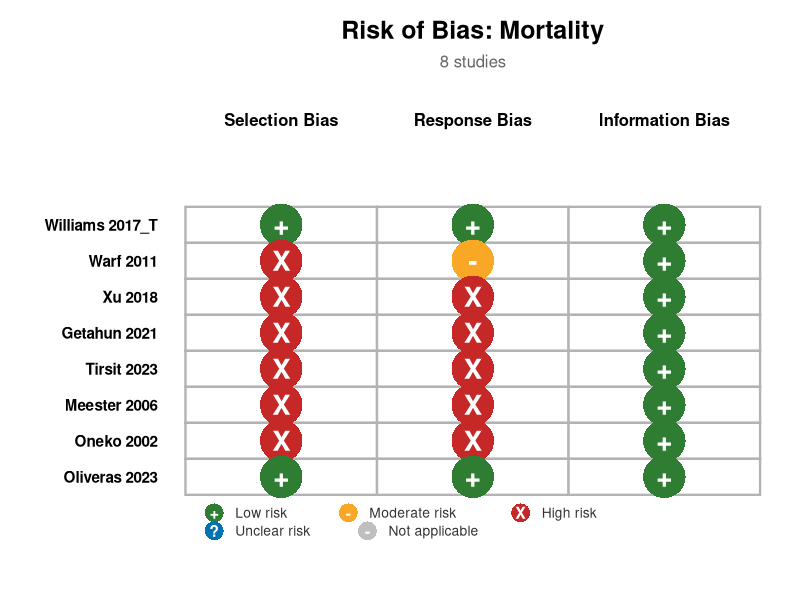
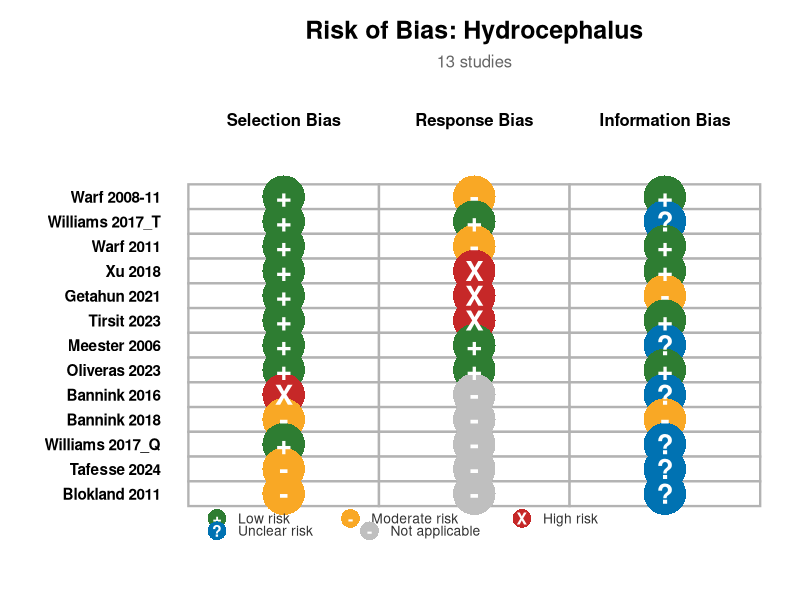
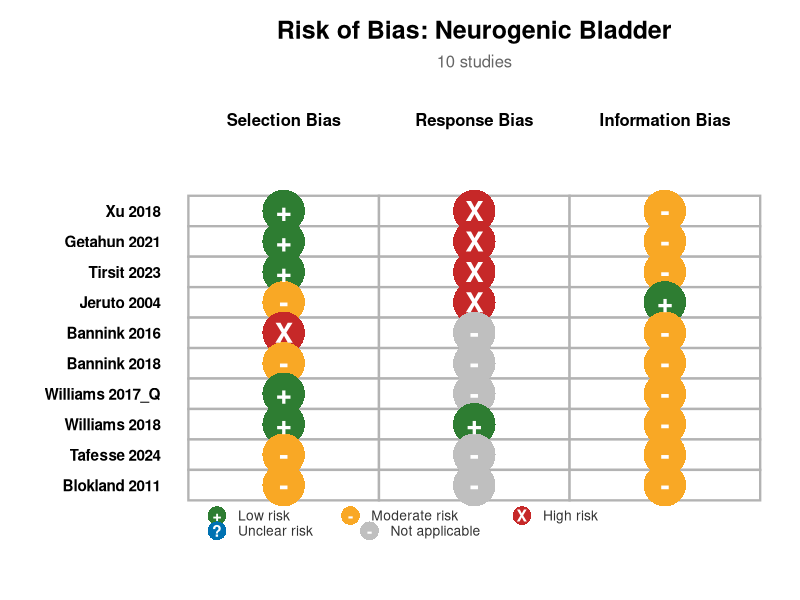
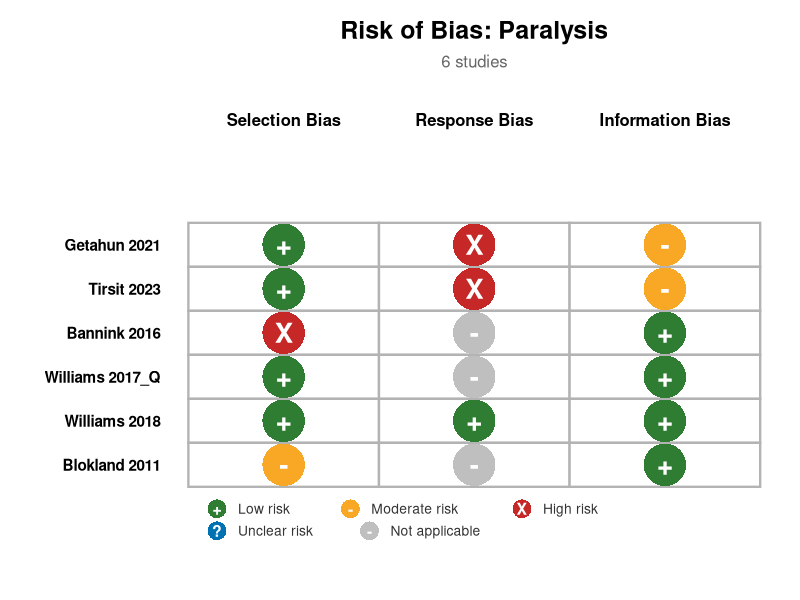
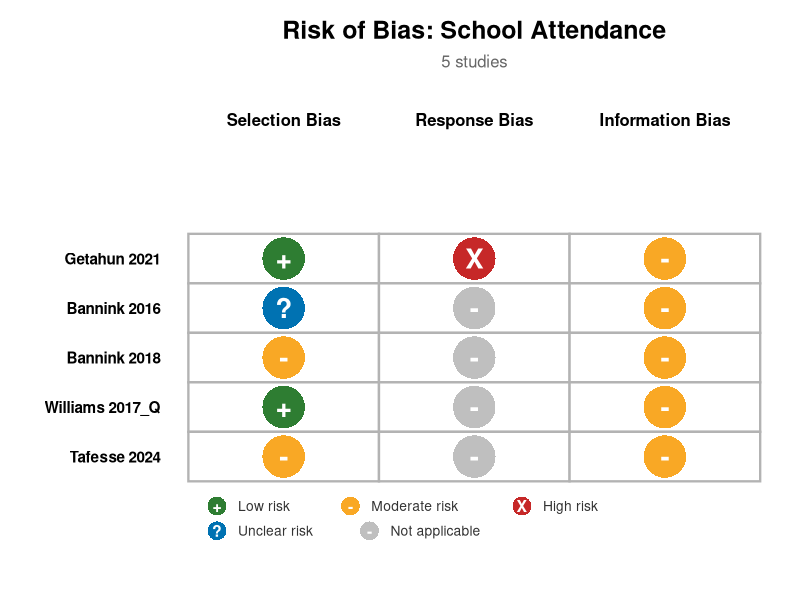
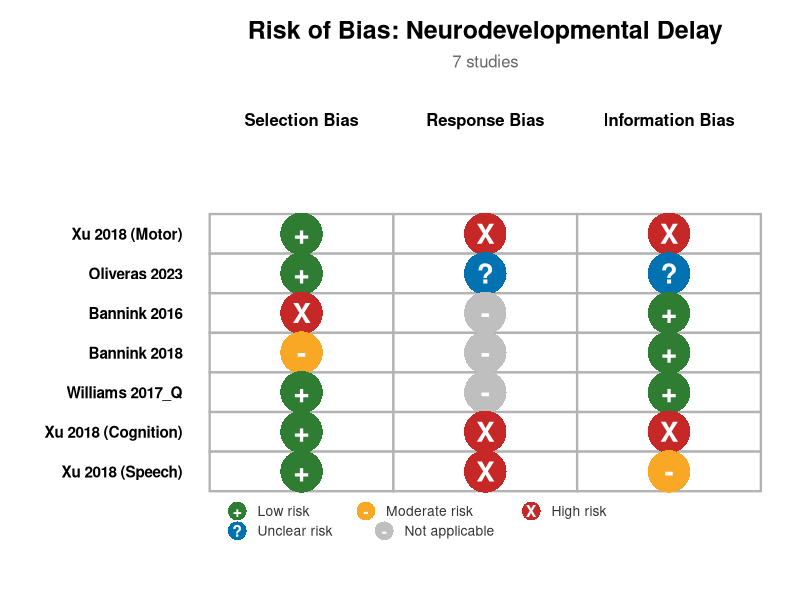
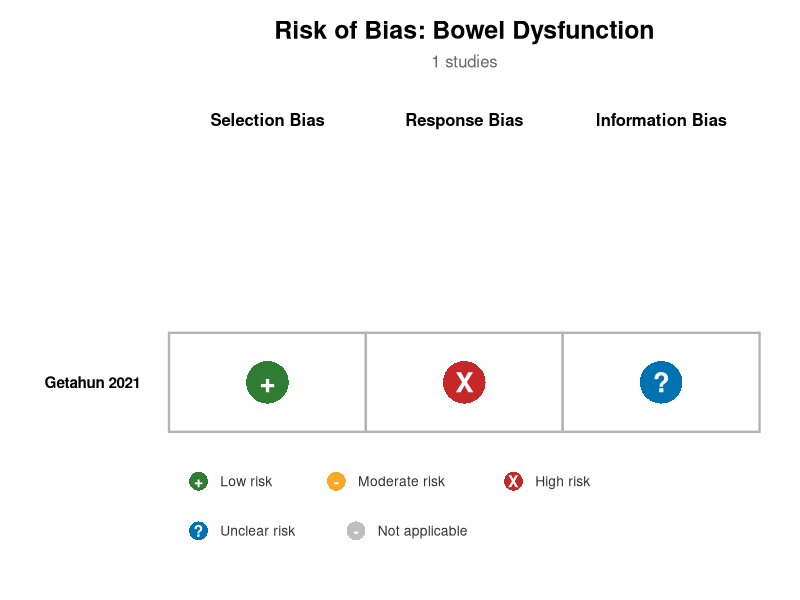
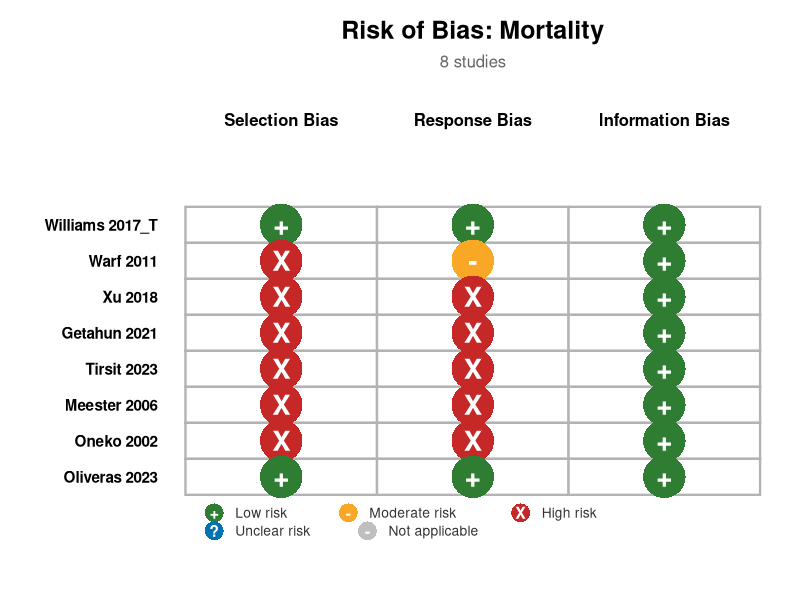

These charts were generated, in order, by the following R code:
# ============================================================================
# CORRECTED VERSION - Domains on top, Legend at bottom (no overlap)
# ============================================================================

library(ggplot2)
library(dplyr)
library(tidyr)

rob_colors <- list(
  low = "#2e7d32",
  moderate = "#f9a825",
  high = "#c62828",
  unclear = "#0072b2",
  na_col = "grey75"
)

rob_symbols <- list(
  low = "+",
  moderate = "-",
  high = "X",
  unclear = "?",
  na_sym = "-"
)

# ============================================================================
# CORRECTED FUNCTION - Domains on top, Legend at bottom
# ============================================================================

create_elegant_rob_table <- function(data, outcome_name, height_multiplier = 0.8) {
  
  data_long <- data %>%
    pivot_longer(
      cols = c(selection_bias, response_bias, information_bias),
      names_to = "domain",
      values_to = "risk"
    ) %>%
    mutate(
      domain = factor(domain,
                      levels = c("selection_bias", "response_bias", "information_bias"),
                      labels = c("Selection Bias", "Response Bias", "Information Bias")),
      study = factor(study, levels = rev(unique(study))),  # Reverse for top-to-bottom
      risk_display = ifelse(is.na(risk), "NA", as.character(risk)),
      risk_display = factor(risk_display, levels = c("Low", "Moderate", "High", "Unclear", "NA")),
      symbol = case_when(
        is.na(risk) ~ "-",
        risk == "Low" ~ "+",
        risk == "Moderate" ~ "-",
        risk == "High" ~ "X",
        risk == "Unclear" ~ "?",
        TRUE ~ "-"
      ),
      color_val = case_when(
        is.na(risk) ~ rob_colors$na_col,
        risk == "Low" ~ rob_colors$low,
        risk == "Moderate" ~ rob_colors$moderate,
        risk == "High" ~ rob_colors$high,
        risk == "Unclear" ~ rob_colors$unclear,
        TRUE ~ rob_colors$na_col
      )
    )
  
  n_studies <- nrow(data)
  plot_height <- max(5, n_studies * height_multiplier)
  
  # Calculate legend position (below the table)
  legend_y <- 0
  
  # Main plot
  p <- ggplot(data_long, aes(x = domain, y = study)) +
    geom_tile(fill = "white", color = "grey70", linewidth = 0.8) +
    geom_point(aes(color = color_val), size = 14, shape = 16) +
    geom_text(aes(label = symbol), size = 7, fontface = "bold", color = "white") +
    scale_color_identity() +
    
    # LEGEND ROW 1
    # Low risk
    annotate("point", x = 0.65, y = legend_y, 
             size = 6, shape = 16, color = rob_colors$low) +
    annotate("text", x = 0.65, y = legend_y, label = "+",
             size = 4, fontface = "bold", color = "white") +
    annotate("text", x = 0.76, y = legend_y, label = "Low risk",
             hjust = 0, size = 3.5, color = "grey20") +
    
    # Moderate risk
    annotate("point", x = 1.35, y = legend_y, 
             size = 6, shape = 16, color = rob_colors$moderate) +
    annotate("text", x = 1.35, y = legend_y, label = "-",
             size = 4, fontface = "bold", color = "white") +
    annotate("text", x = 1.46, y = legend_y, label = "Moderate risk",
             hjust = 0, size = 3.5, color = "grey20") +
    
    # High risk
    annotate("point", x = 2.25, y = legend_y, 
             size = 6, shape = 16, color = rob_colors$high) +
    annotate("text", x = 2.25, y = legend_y, label = "X",
             size = 4, fontface = "bold", color = "white") +
    annotate("text", x = 2.36, y = legend_y, label = "High risk",
             hjust = 0, size = 3.5, color = "grey20") +
    
    # LEGEND ROW 2 (below row 1)
    # Unclear risk
    annotate("point", x = 0.65, y = legend_y - 0.5, 
             size = 6, shape = 16, color = rob_colors$unclear) +
    annotate("text", x = 0.65, y = legend_y - 0.5, label = "?",
             size = 4, fontface = "bold", color = "white") +
    annotate("text", x = 0.76, y = legend_y - 0.5, label = "Unclear risk",
             hjust = 0, size = 3.5, color = "grey20") +
    
    # Not applicable
    annotate("point", x = 1.45, y = legend_y - 0.5, 
             size = 6, shape = 16, color = rob_colors$na_col) +
    annotate("text", x = 1.45, y = legend_y - 0.5, label = "-",
             size = 4, fontface = "bold", color = "white") +
    annotate("text", x = 1.56, y = legend_y - 0.5, label = "Not applicable",
             hjust = 0, size = 3.5, color = "grey20") +
    
    labs(
      title = paste0("Risk of Bias: ", outcome_name),
      subtitle = paste0(n_studies, " studies"),
      x = "", y = ""
    ) +
    scale_x_discrete(position = "top") +  # DOMAINS ON TOP
    scale_y_discrete(expand = expansion(add = c(0.5, 2.5))) +  # Extra space at bottom
    theme_minimal(base_size = 14) +
    theme(
      plot.title = element_text(face = "bold", size = 18, hjust = 0.5),
      plot.subtitle = element_text(size = 12, hjust = 0.5, color = "grey40", 
                                   margin = margin(b = 10)),
      axis.text.x.top = element_text(size = 12, face = "bold", color = "black"),
      axis.text.y = element_text(size = 11, face = "bold", color = "black", hjust = 1),
      legend.position = "none",
      panel.grid = element_blank(),
      plot.background = element_rect(fill = "white", color = NA),
      panel.background = element_rect(fill = "white", color = NA),
      plot.margin = margin(15, 15, 50, 15)
    ) +
    coord_cartesian(clip = "off")
  
  return(list(plot = p, height = plot_height + 1.5))
}

# ============================================================================
# RECREATE ALL TABLES
# ============================================================================

# 1. MORTALITY
mortality_data <- data.frame(
  study = c("Williams 2017_T", "Warf 2011", "Xu 2018", "Getahun 2021",
            "Tirsit 2023", "Meester 2006", "Oneko 2002", "Oliveras 2023"),
  selection_bias = c("Low", "High", "High", "High", "High", "High", "High", "Low"),
  response_bias = c("Low", "Moderate", "High", "High", "High", "High", "High", "Low"),
  information_bias = c("Low", "Low", "Low", "Low", "Low", "Low", "Low", "Low"),
  stringsAsFactors = FALSE
)

mortality_rob <- create_elegant_rob_table(mortality_data, "Mortality", height_multiplier = 0.8)

# 2. HYDROCEPHALUS
hydrocephalus_data <- data.frame(
  study = c("Warf 2008-11", "Williams 2017_T", "Warf 2011", "Xu 2018", "Getahun 2021",
            "Tirsit 2023", "Meester 2006", "Oliveras 2023",
            "Bannink 2016", "Bannink 2018", "Williams 2017_Q", "Tafesse 2024", "Blokland 2011"),
  selection_bias = c("Low", "Low", "Low", "Low", "Low", "Low", "Low", "Low",
                     "High", "Moderate", "Low", "Moderate", "Moderate"),
  response_bias = c("Moderate", "Low", "Moderate", "High", "High", "High", "Low", "Low",
                     NA, NA, NA, NA, NA),
  information_bias = c("Low", "Unclear", "Low", "Low", "Moderate", "Low", "Unclear", "Low",
                       "Unclear", "Moderate", "Unclear", "Unclear", "Unclear"),
  stringsAsFactors = FALSE
)

hydrocephalus_rob <- create_elegant_rob_table(hydrocephalus_data, "Hydrocephalus", height_multiplier = 1.0)

# 3. NEUROGENIC BLADDER
bladder_data <- data.frame(
  study = c("Xu 2018", "Getahun 2021", "Tirsit 2023", "Jeruto 2004",
            "Bannink 2016", "Bannink 2018", "Williams 2017_Q", "Williams 2018", 
            "Tafesse 2024", "Blokland 2011"),
  selection_bias = c("Low", "Low", "Low", "Moderate",
                     "High", "Moderate", "Low", "Low", "Moderate", "Moderate"),
  response_bias = c("High", "High", "High", "High",
                     NA, NA, NA, "Low", NA, NA),
  information_bias = c("Moderate", "Moderate", "Moderate", "Low",
                       "Moderate", "Moderate", "Moderate", "Moderate", "Moderate", "Moderate"),
  stringsAsFactors = FALSE
)

bladder_rob <- create_elegant_rob_table(bladder_data, "Neurogenic Bladder", height_multiplier = 1.0)

# 4. PARALYSIS
paralysis_data <- data.frame(
  study = c("Getahun 2021", "Tirsit 2023", "Bannink 2016", "Williams 2017_Q",
            "Williams 2018", "Blokland 2011"),
  selection_bias = c("Low", "Low", "High", "Low", "Low", "Moderate"),
  response_bias = c("High", "High", NA, NA, "Low", NA),
  information_bias = c("Moderate", "Moderate", "Low", "Low", "Low", "Low"),
  stringsAsFactors = FALSE
)

paralysis_rob <- create_elegant_rob_table(paralysis_data, "Paralysis", height_multiplier = 0.8)

# 5. SCHOOL ATTENDANCE
school_data <- data.frame(
  study = c("Getahun 2021", "Bannink 2016", "Bannink 2018", "Williams 2017_Q", "Tafesse 2024"),
  selection_bias = c("Low", "Unclear", "Moderate", "Low", "Moderate"),
  response_bias = c("High", NA, NA, NA, NA),
  information_bias = c("Moderate", "Moderate", "Moderate", "Moderate", "Moderate"),
  stringsAsFactors = FALSE
)

school_rob <- create_elegant_rob_table(school_data, "School Attendance", height_multiplier = 0.8)

# 6. NEURODEVELOPMENTAL DELAY
neurodev_data <- data.frame(
  study = c("Xu 2018 (Motor)", "Oliveras 2023", "Bannink 2016", "Bannink 2018", "Williams 2017_Q", "Xu 2018 (Cognition)", "Xu 2018 (Speech)"),
  selection_bias = c("Low", "Low", "High", "Moderate", "Low", "Low", "Low"),
  response_bias = c("High", "Unclear", NA, NA, NA,"High","High" ),
  information_bias = c("High", "Unclear", "Low", "Low", "Low", "High","Moderate"),
  stringsAsFactors = FALSE
)

neurodev_rob <- create_elegant_rob_table(neurodev_data, "Neurodevelopmental Delay", height_multiplier = 0.8)

# 7. BOWEL DYSFUNCTION
bowel_data <- data.frame(
  study = c("Getahun 2021"),
  selection_bias = c("Low"),
  response_bias = c("High"),
  information_bias = c("Unclear"),
  stringsAsFactors = FALSE
)

bowel_rob <- create_elegant_rob_table(bowel_data, "Bowel Dysfunction", height_multiplier = 0.3)

# ============================================================================
# SAVE ALL PLOTS
# ============================================================================

save_path <- "~/Desktop/"

ggsave(paste0(save_path, "ROB_Mortality_CORRECTED.png"), mortality_rob$plot,
       width = 8, height = mortality_rob$height, dpi = 300, bg = "white")

ggsave(paste0(save_path, "ROB_Hydrocephalus_CORRECTED.png"), hydrocephalus_rob$plot,
       width = 8, height = hydrocephalus_rob$height, dpi = 300, bg = "white")

ggsave(paste0(save_path, "ROB_Bladder_CORRECTED.png"), bladder_rob$plot,
       width = 8, height = bladder_rob$height, dpi = 300, bg = "white")

ggsave(paste0(save_path, "ROB_Paralysis_CORRECTED.png"), paralysis_rob$plot,
       width = 8, height = paralysis_rob$height, dpi = 300, bg = "white")

ggsave(paste0(save_path, "ROB_School_CORRECTED.png"), school_rob$plot,
       width = 8, height = school_rob$height, dpi = 300, bg = "white")

ggsave(paste0(save_path, "ROB_Neurodev_CORRECTED.png"), neurodev_rob$plot,
       width = 8, height = neurodev_rob$height, dpi = 300, bg = "white")

ggsave(paste0(save_path, "ROB_Bowel_CORRECTED.png"), bowel_rob$plot,
       width = 8, height = bowel_rob$height, dpi = 300, bg = "white")

# Display all plots
print(mortality_rob$plot)
print(hydrocephalus_rob$plot)
print(bladder_rob$plot)
print(paralysis_rob$plot)
print(school_rob$plot)
print(neurodev_rob$plot)
print(bowel_rob$plot)

# Summary
cat("\n=== CORRECTED TABLES SAVED ===\n")
cat("✓ Domain labels (Selection/Attrition/Information Bias) are now on TOP\n")
cat("✓ Legend is now at BOTTOM in two rows (no overlap)\n")
cat("✓ Unclear risk (?) is now properly separated from Moderate risk (-)\n\n")
cat(sprintf("Mortality: %.1f inches\n", mortality_rob$height))
cat(sprintf("Hydrocephalus: %.1f inches (INCREASED spacing)\n", hydrocephalus_rob$height))
cat(sprintf("Bladder: %.1f inches (INCREASED spacing)\n", bladder_rob$height))
cat(sprintf("Paralysis: %.1f inches\n", paralysis_rob$height))
cat(sprintf("School: %.1f inches\n", school_rob$height))
cat(sprintf("Neurodev: %.1f inches\n", neurodev_rob$height))
cat(sprintf("Bowel: %.1f inches (REDUCED spacing)\n", bowel_rob$height))
